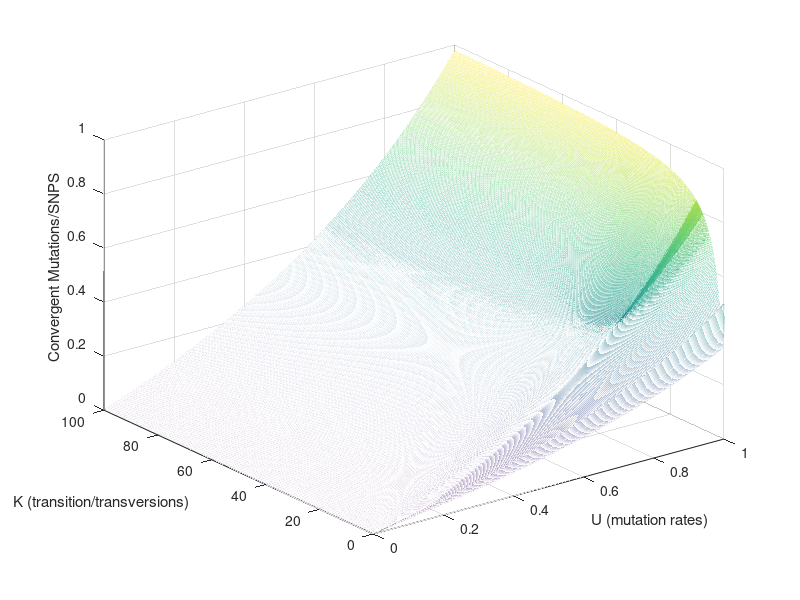

MATLAB code to generate this figure:
u = 0:0.001:1; % mutation rate (u = alpha + beta)
k = 0:0.1:100; % ratio of transitions to transversions (k = alpha/beta)
phi = 0.5;
pABC = (1-u).^2; % A=B=C
pABc = u.^2.*(k.^2 + phi^2 + (1-phi)^2)./(1+k).^2; % A = B =/= C
paBC = u.*(1-u); % A =/= B = C
pAbC = u.*(1-u); % B =/= A = C
pabc = 1- (1-u).^2 - 2.*u.*(1-u) - u.*(k.^2 + phi^2 + (1-phi)^2)./(1+k).^2;

[U, K] = meshgrid(u, k);
ratio = U.^2.*(K.^2 + phi^2 + (1-phi)^2)./(1+K).^2 ./ (2*U - U.^2);

mesh(U, K, ratio);
xlabel('U (mutation rates)')
ylabel('K (transition/transversions)')
zlabel('Convergent Mutations/SNPS')